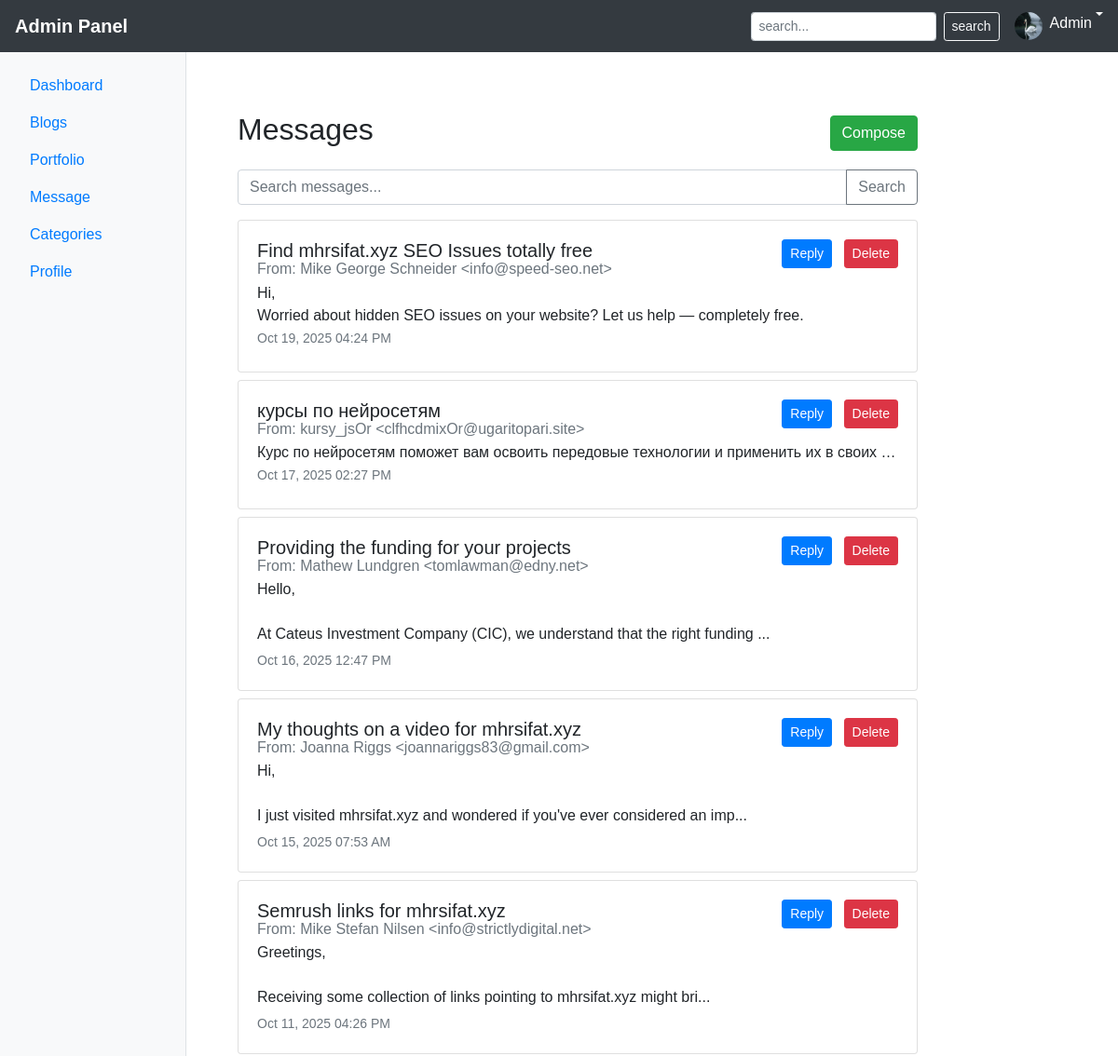
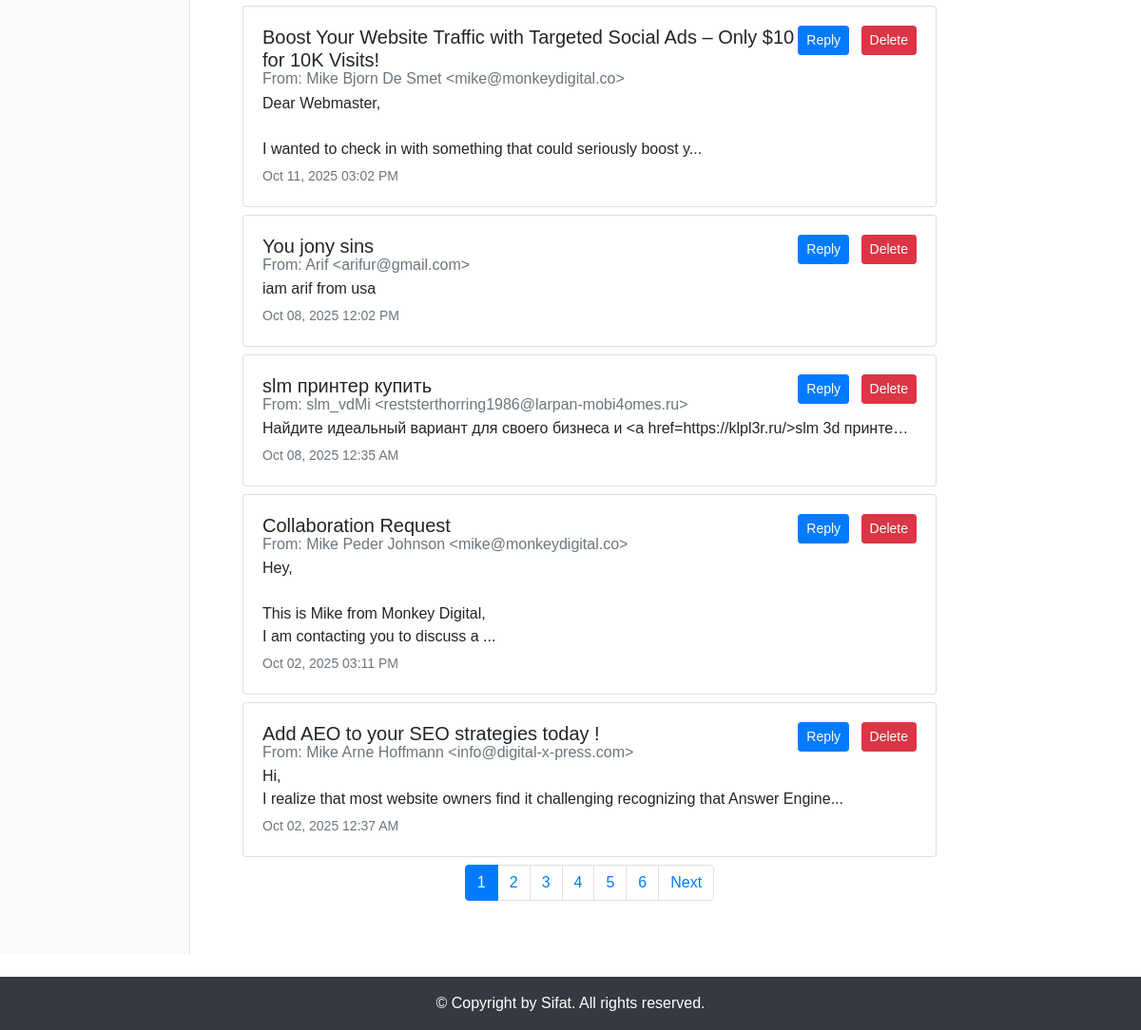
Page /admin/index.php?page=message (signed in) on the committed database (2 pictures, top to bottom).
### tables this page shows
CREATE TABLE `message` (
  `id` int(11) NOT NULL,
  `name` varchar(100) NOT NULL,
  `email` varchar(100) NOT NULL,
  `subject` varchar(150) NOT NULL,
  `message` text NOT NULL,
  `created_at` datetime DEFAULT current_timestamp()
);

### admin/class.user.php (called while the page is built, shortened)
<?php
class USER
{
	private $conn;
	public function __construct()
	{
		$database = new Confi();
		$db = $database->dbConnection();
		$this->conn = $db;
	}
	public function runQuery($sql)
	{
		$stmt = $this->conn->prepare($sql);
		return $stmt;
	}
}
?>

### admin/pages/message.php (the view, shortened to what this page needs)
<?php
require_once __DIR__.'/../class.user.php';
$user = new USER();
$pdo = $user->getConnection();
$pdo->setAttribute(PDO::ATTR_ERRMODE, PDO::ERRMODE_EXCEPTION);
$limit = 10;
$page  = isset($_GET['pg']) && is_numeric($_GET['pg']) ? (int)$_GET['pg'] : 1;
$offset = ($page - 1) * $limit;
$totalStmt     = $pdo->query("SELECT COUNT(*) FROM message");
$totalMessages = $totalStmt->fetchColumn();
$totalPages    = ceil($totalMessages / $limit);
$stmt = $pdo->prepare("
    SELECT id, name, email, subject, message, created_at
    FROM message
    ORDER BY created_at DESC
    LIMIT :limit OFFSET :offset
");
$stmt->bindValue(':limit',  $limit,  PDO::PARAM_INT);
$stmt->bindValue(':offset', $offset, PDO::PARAM_INT);
$stmt->execute();
$messages = $stmt->fetchAll(PDO::FETCH_ASSOC);
?>
<div class="col-10 content-area">
  <div class="container mt-4">
    <div class="d-flex justify-content-between align-items-center mb-3">
      <h2>Messages</h2>
      <button class="btn btn-success" data-toggle="modal" data-target="#composeModal">Compose</button>
    </div>
    <div class="input-group mb-3">
      <input type="text" id="searchInput" class="form-control" placeholder="Search messages...">
      <div class="input-group-append">
        <button class="btn btn-outline-secondary" type="button" id="searchButton">Search</button>
      </div>
    </div>
    <div id="message-list">
      <?php if (count($messages) > 0): ?>
        <?php foreach ($messages as $row): ?>
          <div class="card mb-2 message-item"
               data-id="<?= $row['id'] ?>"
               data-name="<?= htmlspecialchars($row['name']) ?>"
               data-email="<?= htmlspecialchars($row['email']) ?>"
               data-subject="<?= htmlspecialchars($row['subject']) ?>"
               data-message="<?= $row['message'] ?>"
               data-date="<?= htmlspecialchars($row['created_at']) ?>">
            <div class="card-body">
              <div class="float-right">
                <button class="btn btn-sm btn-primary reply-message mr-2">Reply</button>
                <button class="btn btn-sm btn-danger delete-message">Delete</button>
              </div>
              <h5 class="card-title mb-1"><?= htmlspecialchars($row['subject']) ?></h5>
              <h6 class="card-subtitle mb-1 text-muted">
                From: <?= htmlspecialchars($row['name']) ?> &lt;<?= htmlspecialchars($row['email']) ?>&gt;
              </h6>
              <p class="card-text text-truncate mb-1">
                <?= (mb_strimwidth($row['message'], 0, 100, '...')) ?>
              </p>
              <small class="text-muted">
                <?= date('M d, Y h:i A', strtotime($row['created_at'])) ?>
              </small>
            </div>
          </div>
        <?php endforeach; ?>
      <?php else: ?>
        <div class="alert alert-info">No messages found.</div>
      <?php endif; ?>
    </div>
    <?php if ($totalPages > 1): ?>
      <nav>
        <ul class="pagination justify-content-center">
          <?php for ($i = 1; $i <= $totalPages; $i++): ?>
            <li class="page-item <?= $i == $page ? 'active' : '' ?>">
              <a class="page-link" href="?page=message&pg=<?= $i ?>"><?= $i ?></a>
            </li>
          <?php endfor; ?>
          <?php if ($page < $totalPages): ?>
            <li class="page-item">
              <a class="page-link" href="?page=message&pg=<?= $page + 1 ?>">Next</a>
            </li>
          <?php endif; ?>
        </ul>
      </nav>
    <?php endif; ?>
  </div>
</div>

### admin/includes/header.php (shortened to what this page needs)
<?php
require_once __DIR__ . '/../class.user.php';
$user = new USER();
$id = $_SESSION['userSession'];
$stmt = "select id, pic from admin where id = :id";
$stmt = $user->runQuery($stmt);
$stmt->execute([':id' => $id]);
$user = $stmt->fetch(PDO::FETCH_ASSOC);
$img = $user['pic'];
?>
<!DOCTYPE html>
<html>
<head>
	<link rel="stylesheet" href="https://cdnjs.cloudflare.com/ajax/libs/bootstrap/4.6.2/css/bootstrap.min.css">
</head>
<body>
	<nav class="navbar navbar-expand-lg navbar-dark bg-dark">
		<a href="index.php" class="navbar-brand">Admin Panel</a>
		<div class="ml-auto d-flex align-items-center">
			<form class="form-inline mr-3">
				<input type="search" name="" class="form-control form-control-sm mr-sm-2" placeholder="search...">
				<button class="btn btn-sm btn-outline-light" type="submit">search</button>
			</form>
			<div class="dropdown">
				<a href="#" class="dropdown-toggle text-white d-flex align-item-center" data-toggle="dropdown">
					<img src="assets/images/<?= $img ?>" alt="admin" width="30" height="30" class="rounded-circle mr-2"> Admin
				</a>
			</div>
		</div>
	</nav>
	<div class="container-fluid">
		<div class="row">

### admin/includes/sidebar.php (shortened to what this page needs)
<div class="col-md-2 sidebar p-0">
	<ul class="nav flex-column nav-pills p-3">
		<li class="nav-item">
			<a class="nav-link"
				href="index.php?page=dashboard">Dashboard</a>
		</li>
		<li class="nav-item">
			<a class="nav-link"
				href="index.php?page=allblog">Blogs</a>
		</li>
		<li class="nav-item">
			<a class="nav-link"
				href="index.php?page=allportfolio">Portfolio</a>
		</li>
		<li class="nav-item">
			<a class="nav-link"
				href="index.php?page=message">Message</a>
		</li>
		<li class="nav-item">
			<a class="nav-link"
				href="index.php?page=category">Categories</a>
		</li>
		<li class="nav-item">
			<a class="nav-link"
				href="index.php?page=profile">Profile</a>
		</li>
	</ul>
</div>

### admin/index.php (shortened to what this page needs)
<?php
require_once 'class.user.php';
?>
<?php include 'includes/header.php'; ?>
<?php include 'includes/sidebar.php'; ?>
<div class="col-md-10 content-area">
	<?php
		if(isset($_GET['page']))
		{
			$page = $_GET['page'];
			$file = "pages/{$page}.php";
			if(file_exists($file))
			{
				include $file;
			}
			else
			{
				echo "<h4>Page Not Found!</h4>";
			}
		}
		else
		{
			include 'pages/dashboard.php';
		}
	?>
</div>
<?php
include 'includes/footer.php';
?>

### admin/includes/footer.php (shortened to what this page needs)
</div>
</div>
<footer class="bg-dark text-white text-center p-3 mt-4">&copy; Copyright by Sifat. All rights reserved.</footer>
</body>
</html>

### admin/includes/header.php (style rules this page uses)
body { font-family: 'Arial', sans-serif; }
.navbar-brand { font-weight: bold; }
.sidebar { min-height: 100vh; background-color: #f8f9fa; border-right: 1px solid #dee2e6; }
.content-area { padding: 20px; }

### rows in the picture
message: subject "Find mhrsifat.xyz SEO Issues totally free", name "Mike George Schneider", email "info@speed-seo.net", message "Hi, Worried about hidden SEO issues on your website? Let us help — completely free.", created_at "Oct 19, 2025 04:24 PM"
message: subject "курсы по нейросетям", name "kursy_jsOr", email "clfhcdmixOr@ugaritopari.site", message "Курс по нейросетям поможет вам освоить передовые технологии и применить их в своих…", created_at "Oct 17, 2025 02:27 PM"
message: subject "Providing the funding for your projects", name "Mathew Lundgren", email "tomlawman@edny.net", message "Hello, At Cateus Investment Company (CIC), we understand that the right funding ...", created_at "Oct 16, 2025 12:47 PM"
message: subject "My thoughts on a video for mhrsifat.xyz", name "Joanna Riggs", email "joannariggs83@gmail.com", message "Hi, I just visited mhrsifat.xyz and wondered if you've ever considered an imp...", created_at "Oct 15, 2025 07:53 AM"
message: subject "Semrush links for mhrsifat.xyz", name "Mike Stefan Nilsen", email "info@strictlydigital.net", message "Greetings, Receiving some collection of links pointing to mhrsifat.xyz might bri...", created_at "Oct 11, 2025 04:26 PM"
message: subject "Boost Your Website Traffic with Targeted Social Ads – Only $10 for 10K Visits!", name "Mike Bjorn De Smet", email "mike@monkeydigital.co", message "Dear Webmaster, I wanted to check in with something that could seriously boost y...", created_at "Oct 11, 2025 03:02 PM"
message: subject "You jony sins", name "Arif", email "arifur@gmail.com", message "iam arif from usa", created_at "Oct 08, 2025 12:02 PM"
message: subject "slm принтер купить", name "slm_vdMi", email "reststerthorring1986@larpan-mobi4omes.ru", message "Найдите идеальный вариант для своего бизнеса и <a href=https://klpl3r.ru/>slm 3d принте…", created_at "Oct 08, 2025 12:35 AM"
message: subject "Collaboration Request", name "Mike Peder Johnson", email "mike@monkeydigital.co", message "Hey, This is Mike from Monkey Digital, I am contacting you to discuss a ...", created_at "Oct 02, 2025 03:11 PM"
message: subject "Add AEO to your SEO strategies today !", name "Mike Arne Hoffmann", email "info@digital-x-press.com", message "Hi, I realize that most website owners find it challenging recognizing that Answer Engine...", created_at "Oct 02, 2025 12:37 AM"
